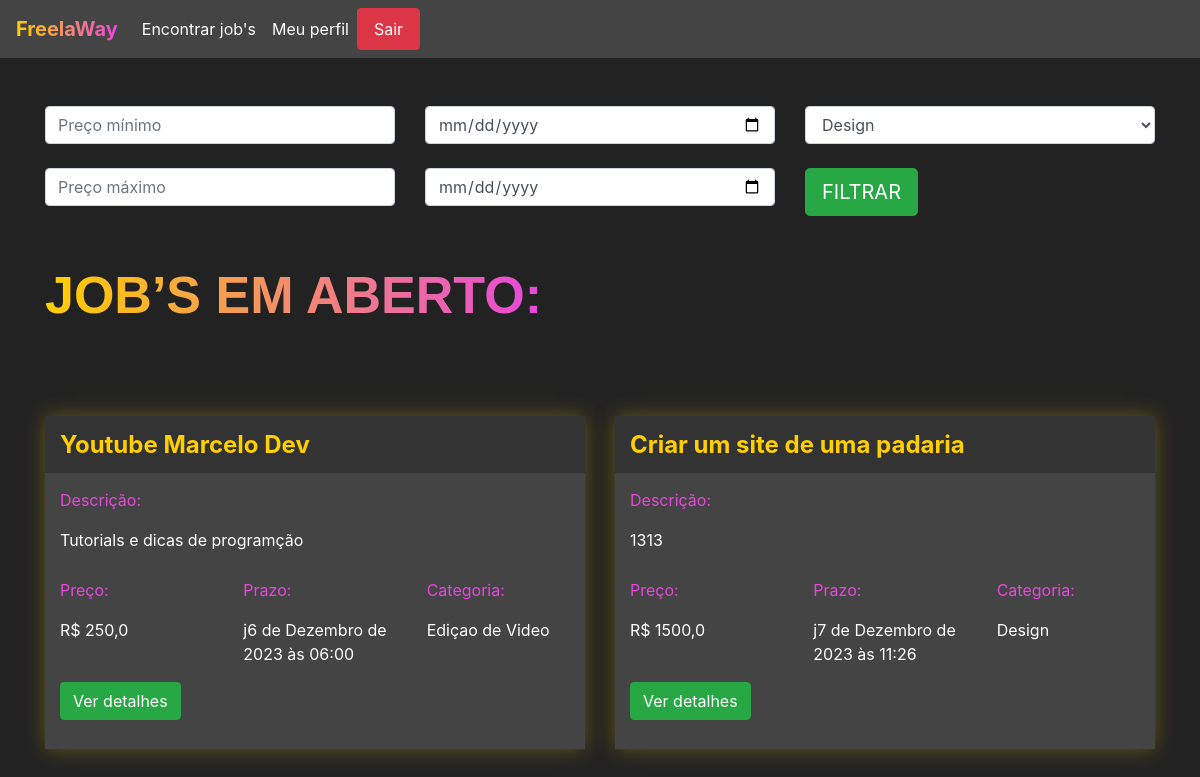
Page /jobs/encontrar_jobs/ (signed in) on the committed database.
### jobs/models.py (models this page shows, shortened)
class Jobs(models.Model):
    categoria_choices = (('D', 'Design'),
        ('EV', 'Edição de Vídeo'))
    status_choices = (('C', 'Em criação'),
        ('AA', 'Aguardando aprovação'),
        ('F', 'Finalizado'))
    titulo = models.CharField(max_length=200)
    descricao = models.TextField()
    categoria = models.CharField(max_length=2, choices=categoria_choices, default="D")
    prazo_entrega = models.DateTimeField()
    preco = models.FloatField()
    referencias = models.ManyToManyField(Referencias)
    profissional = models.ForeignKey(User, on_delete=models.DO_NOTHING, null=True, blank=True)
    reservado = models.BooleanField(default=False)
    status = models.CharField(max_length=2, choices=status_choices, default='C')
    arquivo_final = models.FileField(null=True)

### jobs/views.py (the view)
# urls.py: path('encontrar_jobs/', views.encontrar_jobs, name='encontrar_jobs'),
@login_required(login_url='/auth/login')
def encontrar_jobs(request):
    if request.method == "GET":
        preco_minimo = request.GET.get('preco_minimo')
        preco_maximo = request.GET.get('preco_maximo')
        prazo_minimo = request.GET.get('prazo_minimo')
        prazo_maximo = request.GET.get('prazo_maximo')
        categoria = request.GET.get('categoria')
        if preco_minimo or preco_maximo or prazo_minimo or prazo_maximo or categoria:
            if not preco_minimo:
                preco_minimo = 0
            if not preco_maximo:
                preco_maximo = 999999
            if not prazo_minimo:
                prazo_minimo = datetime(year=1900, month=1, day=1)
            if not prazo_maximo:
                prazo_maximo = datetime(year=3000, month=1, day=1)
            jobs = Jobs.objects.filter(preco__gte=preco_minimo)\
            .filter(preco__lte=preco_maximo)\
            .filter(prazo_entrega__gte=prazo_minimo)\
            .filter(prazo_entrega__lte=prazo_maximo)\
            .filter(categoria=categoria)\
            .filter(reservado=False)
        else:
            jobs = Jobs.objects.filter(reservado=False)
        return render(request, 'encontrar_jobs.html', context={'jobs': jobs})

### jobs/models.py (called while the page is built)
    def __str__(self) -> str:
        return self.arquivo.url

### jobs/templates/encontrar_jobs.html (shortened to what this page needs)
{% extends 'base.html' %}
{% load static %}
{% block 'head' %}
<link rel="stylesheet" href="{% static 'jobs/css/encontrar_jobs.css' %}">
{% endblock %}
{% block 'body' %}
<div class="container">
    <br>
    <br>
    <div class="row">
        <div class="col-sm">
            <form action="{% url 'encontrar_jobs'%}" method="GET">
                <input type="text" class="form-control" placeholder="Preço mínimo" name="preco_minimo">
                <br>
                <input type="text" class="form-control" placeholder="Preço máximo" name="preco_maximo">
        </div>
        <div class="col-sm">
            <input type="date" class="form-control" name="prazo_minimo">
            <br>
            <input type="date" class="form-control" name="prazo_maximo">
        </div>
        <div class="col-sm">
            <select class="form-control" name="categoria">
                <option value="D">Design</option>
            </select>
            <br>
            <input type="submit" class="btn btn-success btn-lg" value="FILTRAR">
        </div>
    </div>
    <br>
    <br>
    <h2 class="titulo">JOB’S EM ABERTO:</h2>
    <div class="row justify-content-around">
        {% for job in jobs %}
        <div class="col-6 row-card">
            <div class="card-job">
                <div class="header-job">
                    <h4 class="titulo-job">{{job.titulo}}</h4>
                </div>
                <div class="body-job">
                    <p class="titulo-body">Descrição:</p>
                    <div style="width: 70%">
                        <p>{{job.descricao}}</p>
                    </div>
                    <div class="row">
                        <div class="col-4">
                            <p class="titulo-body">Preço:</p>
                            <p>R$ {{job.preco}}</p>
                        </div>
                        <div class="col-4">
                            <p class="titulo-body">Prazo:</p>
                            <p>j{{job.prazo_entrega}}</p>
                        </div>
                        <div class="col-4">
                            <p class="titulo-body">Categoria:</p>
                            <p>{% if job.categoria == "D" %}
                                Design
                                {% else %}
                                Ediçao de Video
                                {% endif %}
                            </p>
                        </div>
                    </div>
                    <button class="btn btn-success" data-toggle="modal" data-target="#modal-{{job.id}}">Ver
                        detalhes</button>
                    <br>
                    <br>
                </div>
            </div>
        </div>
        {% endfor %}
    </div>
</div>
{% endblock %}

### templates/base.html (shortened to what this page needs)
<!doctype html>
<html lang="en">
<head>
    {% block 'head' %}
    {% endblock %}
    <link rel="stylesheet" href="https://cdn.jsdelivr.net/npm/bootstrap@4.6.1/dist/css/bootstrap.min.css">
</head>
<body class="fundo">
    {% block 'nav' %}
        {% if user.is_authenticated %}
            <nav style="background-color: #444;" class="navbar navbar-expand-lg navbar-dark">
                <a class="navbar-brand" href="#"><span class="font-degrade-nav">FreelaWay</span></a>
                <div class="collapse navbar-collapse" id="navbarNav">
                    <ul class="navbar-nav">
                        <li class="nav-item active">
                            <a class="nav-link" href="{% url 'encontrar_jobs' %}">Encontrar job's</a>
                        </li>
                        <li class="nav-item active">
                            <a class="nav-link" href="{% url 'perfil' %}">Meu perfil</a>
                        </li>
                    </ul>
                    <a class="nav-link btn btn-danger" href="{% url 'logout' %}">Sair</a>
                </div>
            </nav>
        {% endif %}
    {% endblock %}
    {% block 'body' %}{% endblock %}
</body>
</html>

### templates/static/jobs/css/encontrar_jobs.css (style rules this page uses)
.fundo { background-color: #222; color: white; }
.card-job { background-color: #444; box-shadow: 0 0px 20px 0 rgba(255, 207, 0, 0.3); padding: 0; margin-top: 50px; }
.header-job { background-color: #333; width: 100% !important; padding: 5px; padding-left: 15px; }
.row-card { margin-top: 40px; }
.titulo-job { color: #FFCF00; font-weight: bold; margin-top: 10px; }
.body-job { padding: 5px; padding-left: 15px; }
.titulo-body { color: #E747DC; margin-top: 10px; }
.titulo { font-family: Arial, Helvetica, sans-serif; font-weight: bold; font-size: 52px; display: inline; background-image: linear-gradient(90deg, rgba(255, 207, 0, 1) 0%, rgba(231, 71, 220, 1) 100%); background-clip: text; -webkit-background-clip: text; color: transparent; padding-bottom: 10px; }

### jobs/templates/encontrar_jobs.html (style rules this page uses)
.font-degrade-nav { background-image: linear-gradient(90deg, rgba(255, 207, 0, 1) 0%, rgba(231, 71, 220, 1) 100%); background-clip: text; -webkit-background-clip: text; color: transparent; padding-bottom: 10px; font-size: 20px; font-weight: bold; }

### rows in the picture
Jobs: titulo "Youtube Marcelo Dev", descricao "Tutorials e dicas de programção", preco "250,0", prazo_entrega "6 de Dezembro de 2023 às 06:00", categoria "Ediçao de Video"
Jobs: titulo "Criar um site de uma padaria", descricao "1313", preco "1500,0", prazo_entrega "7 de Dezembro de 2023 às 11:26", categoria "Design"
